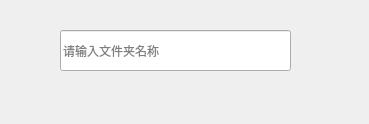
<?xml version="1.0" encoding="UTF-8"?>
<ui version="4.0">
 <class>Dialog</class>
 <widget class="QDialog" name="Dialog">
  <property name="geometry">
   <rect>
    <x>0</x>
    <y>0</y>
    <width>369</width>
    <height>124</height>
   </rect>
  </property>
  <property name="windowTitle">
   <string>Dialog</string>
  </property>
  <widget class="QLineEdit" name="lineEdit">
   <property name="geometry">
    <rect>
     <x>60</x>
     <y>30</y>
     <width>231</width>
     <height>41</height>
    </rect>
   </property>
   <property name="placeholderText">
    <string>请输入文件夹名称</string>
   </property>
  </widget>
 </widget>
 <resources/>
 <connections/>
</ui>
